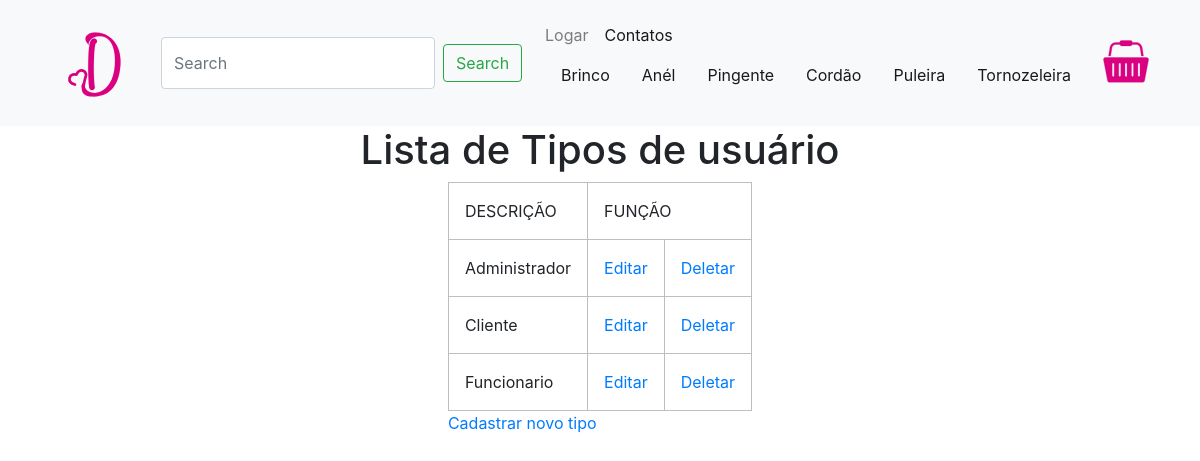
Screenshot of /index.php?pagina=tipos_usuario with the database file from the repository.
### tables this page shows
CREATE TABLE tipo_usuario(
	id_tipo INT AUTO_INCREMENT,
    descricao VARCHAR(15) NOT NULL,
    PRIMARY KEY(id_tipo)
    );

### paginas/ADMIN/tipos_usuario.php (the view, shortened to what this page needs)
<?php
    $query_tipo = 'SELECT * FROM tipo_usuario';
    $tipo = mysqli_query($conexao, $query_tipo);
?>
<div class="containerLista">
<div class="titulo">
    <h1>Lista de Tipos de usuário</h1>
</div>
<div class="tabela">
    <table cellspacing=0>
        <tr>
            <th>DESCRIÇÃO</th>
            <th colspan="2">FUNÇÃO</th>
        </tr>
        <?php
            while($linha = mysqli_fetch_array($tipo)){
                echo '<tr>';
                echo '<td>'.$linha['descricao'].'</td>';
                echo '<td class=tabela-celula><a href=?pagina=cadastro_funcionarios&id='.$linha['id_tipo'].'>Editar</td>';
                echo '<td class=tabela-celula><a href=./script/excluir_tipo_usuario.php?id='.$linha['id_tipo'].'>Deletar</a></td>';
                echo '</tr>';
            }
        ?>
    </table>
    <a class="link_botao" href="?pagina=cadastro_funcionarios">Cadastrar novo tipo</a>
</div>
        </div>

### css/style.css (style rules this page uses)
td,th { border: 1px solid rgb(190, 190, 190); padding: 1rem; white-space: nowrap; }
.containerLista { width: 100%; display: flex; flex-direction: column; align-items: center; }

### rows the page displays
tipo_usuario: descricao "Administrador"
tipo_usuario: descricao "Cliente"
tipo_usuario: descricao "Funcionario"

### other values shown
$login "Logar"
